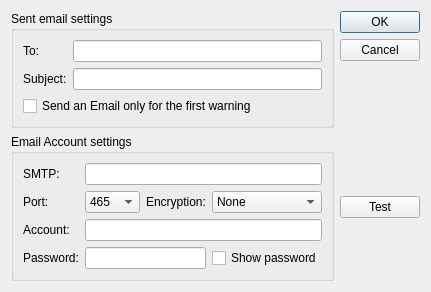
<?xml version="1.0" encoding="UTF-8"?>
<ui version="4.0">
 <class>EmailSettings</class>
 <widget class="QDialog" name="EmailSettings">
  <property name="geometry">
   <rect>
    <x>0</x>
    <y>0</y>
    <width>417</width>
    <height>272</height>
   </rect>
  </property>
  <property name="windowTitle">
   <string>Dialog</string>
  </property>
  <layout class="QGridLayout" name="gridLayout_3">
   <item row="0" column="0">
    <widget class="QGroupBox" name="groupBox">
     <property name="title">
      <string>Sent email settings</string>
     </property>
     <layout class="QGridLayout" name="gridLayout_2">
      <item row="0" column="0">
       <widget class="QLabel" name="label">
        <property name="text">
         <string>To:</string>
        </property>
       </widget>
      </item>
      <item row="2" column="0" colspan="2">
       <widget class="QCheckBox" name="sendOnce">
        <property name="text">
         <string comment="IDC_SENDONCE">Send an Email only for the first warning</string>
        </property>
       </widget>
      </item>
      <item row="1" column="1">
       <widget class="QLineEdit" name="emailSubject"/>
      </item>
      <item row="1" column="0">
       <widget class="QLabel" name="label_2">
        <property name="text">
         <string>Subject:</string>
        </property>
       </widget>
      </item>
      <item row="0" column="1">
       <widget class="QLineEdit" name="emailTo"/>
      </item>
     </layout>
    </widget>
   </item>
   <item row="0" column="1">
    <widget class="QDialogButtonBox" name="buttonBox">
     <property name="orientation">
      <enum>Qt::Vertical</enum>
     </property>
     <property name="standardButtons">
      <set>QDialogButtonBox::Cancel|QDialogButtonBox::Ok</set>
     </property>
    </widget>
   </item>
   <item row="1" column="0">
    <widget class="QGroupBox" name="groupBox_2">
     <property name="title">
      <string>Email Account settings</string>
     </property>
     <layout class="QGridLayout" name="gridLayout">
      <item row="0" column="0">
       <widget class="QLabel" name="label_3">
        <property name="text">
         <string>SMTP:</string>
        </property>
       </widget>
      </item>
      <item row="0" column="1" colspan="3">
       <widget class="QLineEdit" name="smtpServer"/>
      </item>
      <item row="1" column="0">
       <widget class="QLabel" name="label_4">
        <property name="text">
         <string>Port:</string>
        </property>
       </widget>
      </item>
      <item row="1" column="1">
       <widget class="QComboBox" name="smtpPort">
        <property name="maximumSize">
         <size>
          <width>55</width>
          <height>16777215</height>
         </size>
        </property>
        <property name="currentText">
         <string>465</string>
        </property>
        <property name="currentIndex">
         <number>0</number>
        </property>
        <property name="maxVisibleItems">
         <number>4</number>
        </property>
        <property name="maxCount">
         <number>4</number>
        </property>
        <item>
         <property name="text">
          <string>465</string>
         </property>
        </item>
        <item>
         <property name="text">
          <string>587</string>
         </property>
        </item>
        <item>
         <property name="text">
          <string>2525</string>
         </property>
        </item>
       </widget>
      </item>
      <item row="1" column="2">
       <widget class="QLabel" name="label_7">
        <property name="text">
         <string>Encryption:</string>
        </property>
       </widget>
      </item>
      <item row="1" column="3">
       <widget class="QComboBox" name="smtpEncryption">
        <item>
         <property name="text">
          <string>None</string>
         </property>
        </item>
        <item>
         <property name="text">
          <string>SSL/TLS</string>
         </property>
        </item>
        <item>
         <property name="text">
          <string>STARTTLS</string>
         </property>
        </item>
       </widget>
      </item>
      <item row="2" column="0">
       <widget class="QLabel" name="label_5">
        <property name="text">
         <string>Account:</string>
        </property>
        <property name="wordWrap">
         <bool>false</bool>
        </property>
       </widget>
      </item>
      <item row="2" column="1" colspan="3">
       <widget class="QLineEdit" name="emailAccount"/>
      </item>
      <item row="3" column="0">
       <widget class="QLabel" name="label_6">
        <property name="text">
         <string>Password:</string>
        </property>
       </widget>
      </item>
      <item row="3" column="1" colspan="2">
       <widget class="QLineEdit" name="emailPassword">
        <property name="echoMode">
         <enum>QLineEdit::PasswordEchoOnEdit</enum>
        </property>
       </widget>
      </item>
      <item row="3" column="3">
       <widget class="QCheckBox" name="showPassword">
        <property name="text">
         <string>Show password</string>
        </property>
       </widget>
      </item>
     </layout>
    </widget>
   </item>
   <item row="1" column="1">
    <widget class="QPushButton" name="testButton">
     <property name="text">
      <string comment="IDC_TEST">Test</string>
     </property>
    </widget>
   </item>
  </layout>
 </widget>
 <resources/>
 <connections/>
</ui>
